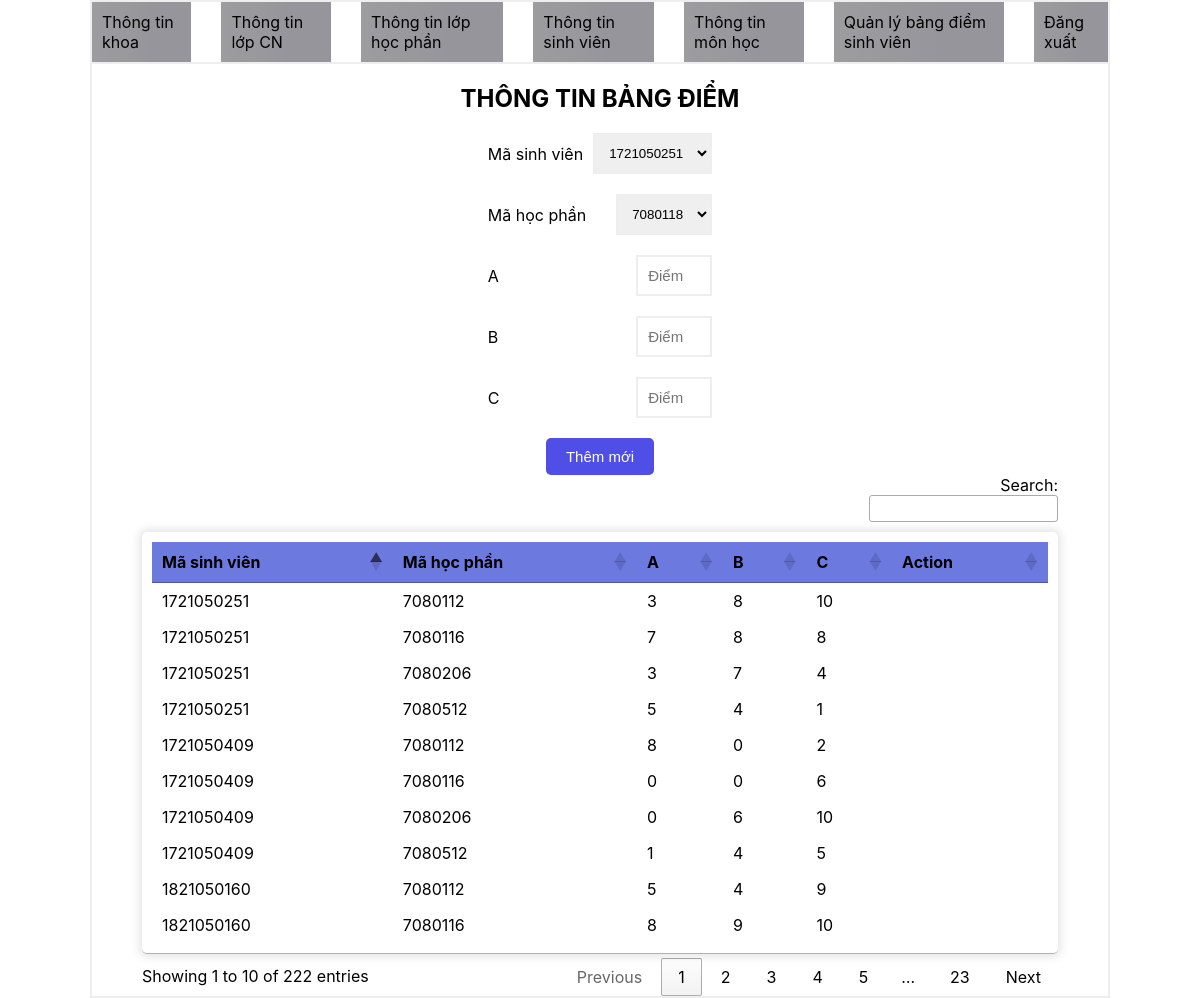
The page /admin/bangdiem.php (signed in) on the database its author committed.
### tables this page shows
CREATE TABLE `tbl_diemhocphan` (
  `msv` varchar(10) NOT NULL,
  `mhp` varchar(10) NOT NULL,
  `A` int(2) DEFAULT NULL,
  `B` int(2) DEFAULT NULL,
  `C` int(2) DEFAULT NULL
);

### admin/bangdiem.php (the view, shortened to what this page needs)
<?php
include('../database/config.php');
?>
<!DOCTYPE html>
<html lang="en">
<head>
    <link href="https://fonts.cdnfonts.com/css/sf-pro-display" rel="stylesheet">
    <link rel="stylesheet" href="./assets/css/style.css">
    <link rel="stylesheet" href="https://cdn.datatables.net/1.13.6/css/jquery.dataTables.css" />
</head>
<body>
    <?php include('./header.php') ?>
    <main>
        <article>
            <div class="box-parent">
                <div class="container">
                    <div class="box">
                        <h2 class="box-title">THÔNG TIN BẢNG ĐIỂM</h2>
                        <?php
                        $stmt_sl_dhp = $pdo->prepare("SELECT * FROM tbl_diemhocphan");
                        $stmt_sl_dhp->execute();
                        $result_sl_dhp = $stmt_sl_dhp->fetchAll(PDO::FETCH_ASSOC);
                        $stmt_sl_sv = $pdo->prepare("SELECT * FROM tbl_sinhvien");
                        $stmt_sl_sv->execute();
                        $result_sl_sv = $stmt_sl_sv->fetchAll(PDO::FETCH_ASSOC);
                        $stmt_sl_mhp = $pdo->prepare("SELECT mhp
                                                      FROM tbl_hocphan
                                                      WHERE NOT EXISTS(
                                                          SELECT 1
                                                          FROM tbl_diemhocphan
                                                          WHERE tbl_diemhocphan.mhp = tbl_hocphan.mhp
                                                      );
                                                      ");
                        $stmt_sl_mhp->execute();
                        $result_sl_mhp = $stmt_sl_mhp->fetchAll(PDO::FETCH_ASSOC);
                        ?>
                        <form action="" method="POST" class="box-form">
                            <div class="form-group">
                                <label>Mã sinh viên</label>
                                <select name="msv" id="">
                                    <?php foreach ($result_sl_sv as $row) { ?>
                                        <option value="<?= $row['msv'] ?>">
                                            <?= $row['msv'] ?>
                                        </option>
                                    <?php } ?>
                                </select>
                            </div>
                            <div class="form-group">
                                <label>Mã học phần</label>
                                <select name="mhp" id="">
                                    <?php foreach ($result_sl_mhp as $row) { ?>
                                        <option value="<?= $row['mhp'] ?>">
                                            <?= $row['mhp'] ?>
                                        </option>
                                    <?php } ?>
                                </select>
                            </div>
                            <div class="form-group">
                                <label>A</label>
                                <input type="number" name="diema" placeholder="Điểm A" min="0" max="10" required>
                            </div>
                            <div class="form-group">
                                <label>B</label>
                                <input type="number" name="diemb" placeholder="Điểm B" min="0" max="10" required>
                            </div>
                            <div class="form-group">
                                <label>C</label>
                                <input type="number" name="diemc" placeholder="Điểm C" min="0" max="10" required>
                            </div>
                            <button name="add_btn" class="add_btn">Thêm mới</button>
                        </form>
                        <table class="table-content" id="danhsach">
                            <thead>
                                <th>Mã sinh viên</th>
                                <th>Mã học phần</th>
                                <th>A</th>
                                <th>B</th>
                                <th>C</th>
                                <th>Action</th>
                            </thead>
                            <tbody>
                                <?php foreach ($result_sl_dhp as $row) { ?>
                                    <tr>
                                        <td>
                                            <?= $row['msv'] ?>
                                        </td>
                                        <td>
                                            <?= $row['mhp'] ?>
                                        </td>
                                        <td>
                                            <?= $row['A'] ?>
                                        </td>
                                        <td>
                                            <?= $row['B'] ?>
                                        </td>
                                        <td>
                                            <?= $row['C'] ?>
                                        </td>
                                        <td
                                            style="display: flex; align-items: center; justify-content: center; gap: 1.5rem; font-size: 2rem;">
                                        </td>
                                    </tr>
                                <?php } ?>
                            </tbody>
                        </table>
                    </div>
                </div>
            </div>
        </article>
    </main>
</body>
</html>

### admin/assets/css/style.css (style rules this page uses)
:root { --font: 'SF Pro Display', sans-serif; --yellow: #ffdd00; --blue: #212b5b; --light_blue: #f2f4fa; --dark_blue: #1c2c5e; --white: #fff; }
input { display: block; }
button { cursor: pointer; }
.container { padding-inline: 9rem; }
html { font-size: 62.5%; font-family: var(--font); }
body { background-color: var(--white); font-size: 1.6rem; }
.box-parent { height: 100vh; }
.box-parent .container { height: 100%; }
.box { border: 2px solid #eee; height: max-content; }
.box-title { text-align: center; margin-block: 2rem; }
.box-form { max-width: max-content; margin-inline: auto; display: flex; flex-direction: column; row-gap: 2rem; }
.form-group { display: flex; align-items: center; gap: 1rem; }
.form-group input { border: 2px solid #eee; padding: 1rem; font-size: 1.5rem; margin-left: auto; }
.form-group select { margin-left: auto; border: 2px solid #eee; padding: 1rem; }
.add_btn { border: none; padding: 1rem 2rem; background-color: rgb(79, 79, 232); color: var(--white); font-size: 1.5rem; max-width: max-content; margin: auto; border-radius: 0.5rem; }
.table-content { margin: auto; margin-top: 5rem; width: 80%; }
.table-content, .table-content tr td, .table-content th { border-collapse: collapse; padding: 1rem; }
.table-content { border-radius: 0.5rem; overflow: hidden; box-shadow: 0px 0px 8px 3px rgba(0, 0, 0, 0.1); text-align: start; }
.table-content th { background-color: #6c7ae0; }
.table-content tr { border-bottom: 1px solid #eee; }

### admin/bangdiem.php (style rules this page uses)
.box { padding-inline: 5rem; }

### rows shown on the page
tbl_diemhocphan: msv "1721050251", mhp "7080112", A "3", B "8", C "10"
tbl_diemhocphan: msv "1721050251", mhp "7080116", A "7", B "8", C "8"
tbl_diemhocphan: msv "1721050251", mhp "7080206", A "3", B "7", C "4"
tbl_diemhocphan: msv "1721050251", mhp "7080512", A "5", B "4", C "1"
tbl_diemhocphan: msv "1721050409", mhp "7080112", A "8", B "0", C "2"
tbl_diemhocphan: msv "1721050409", mhp "7080116", A "0", B "0", C "6"
tbl_diemhocphan: msv "1721050409", mhp "7080206", A "0", B "6", C "10"
tbl_diemhocphan: msv "1721050409", mhp "7080512", A "1", B "4", C "5"
tbl_diemhocphan: msv "1821050160", mhp "7080112", A "5", B "4", C "9"
tbl_diemhocphan: msv "1821050160", mhp "7080116", A "8", B "9", C "10"

### other values the page prints
form field msv "1721050251"
form field mhp "7080118"
